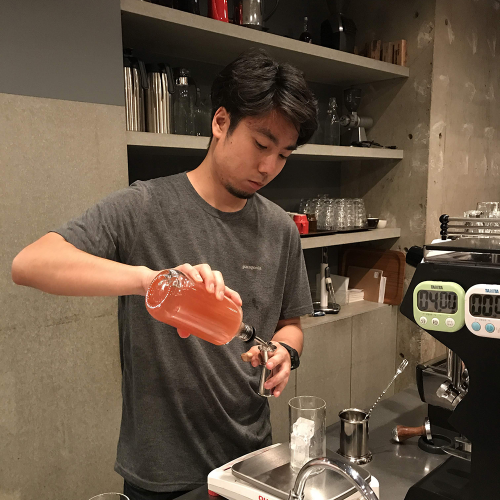
#> input picture Glitch-OpenCV/Glitch-image/01.jpg, 1000 x 1000 px (shown at 1/2 size)
$ python GlitchImg.py
#> lines starting #> are read from the running program, lines starting #| are printed output that depends on the picture; after the words box and inside, x2 and y2 are one past the last pixel; in counts of white or black regions, pixels touching at a corner belong together
import cv2
import numpy as np
import random
from datetime import datetime


img = cv2.imread("01.jpg")
#> img is the input picture: shape (1000, 1000, 3); mean B, G, R 68.8, 85.9, 103.4
img_origin = cv2.imread("01.jpg")

# img = cv2.imread("ImageSample-3.jpg")
# img_origin = cv2.imread("ImageSample-3.jpg")


"""
for a in range(100, 900):
    for b in range(100, 900):
        if a%2 == 0:
            if b%2 == 0:
                img[a,b] = 255
        else:
            if b%2 != 0:
                img[a,b] = 255
"""

MIN = 60
MAX = 130

r0 = random.randint(MIN, MAX)
r1 = random.randint(MIN, MAX)
r2 = random.randint(MIN, MAX)


r_0_10_a = random.randint(1,11)
r_0_10_b = random.randint(1,11)


r_10_10_0 = random.randint(-10,10)
r_10_10_1 = random.randint(-10,10)
r_10_10_2 = random.randint(-10,10)


r_0_20 = random.randint(1,21)
r_0_30 = random.randint(1,31)

"""
for i in range(0,995):
    for j in range(0,995):
        if
        tmp0 = img[i,j,0]
        tmp1 = img[i,j,1]
        tmp2 = img[i,j,2]
        # img[i,j] = img[i+1,j]
        img[i+1,j] = (tmp0, tmp1, tmp2)
        img[i+2,j] = (tmp0, tmp1, tmp2)
        img[i+3,j] = (tmp0, tmp1, tmp2)
        img[i+4,j] = (tmp0, tmp1, tmp2)
"""

for i in range(0,999):
    for j in range(0,999):
        if i%2 == 0:
            tmp0 = img[i,j,0]
            tmp1 = img[i,j,1]
            tmp2 = img[i,j,2]
            img[i,j] = img[i+1,j]
            img[i+1,j] = (tmp0, tmp1, tmp2)


for i in range(0,999):
    for j in range(0,999):
        if j%2 == 0:
            tmp0 = img[i,j,0]
            tmp1 = img[i,j,1]
            tmp2 = img[i,j,2]
            img[i,j] = img[i,j+1]
            img[i,j+1] = (tmp0, tmp1, tmp2)


"""
for i in range(11,988):
    for j in range(11,988):
        z = random.randint(-7,7)
        tmp0 = img[i,j,0]
        tmp1 = img[i,j,1]
        tmp2 = img[i,j,2]
        img[i,j] = img[i+z,j]
        img[i,j+z] = (tmp0, tmp1, tmp2)
"""

for i in range(51,949):
    for j in range(51,949):

        if i%r_0_10_a == 10:
            if j%r_0_10_b > 3:
                r_10_30 = random.randint(-50,50)
                for u in range(1, r_10_30):
                    img[i+u,j,0] = img[i,j,0]
                    img[i+u,j,1] = img[i,j,1]
                    img[i+u,j,2] = img[i,j,2]


for i in range(0,999):
    for j in range(0,999):

        # [10 lines of commented-out code are left out]


        if i%r_0_20 == 0:
            if img[i, j, 0] < 150:
                img[i,j,0] = img[i,j,0] + r_10_10_0
                img[i,j,1] = img[i,j,1] + r_10_10_1
                img[i,j,2] = img[i,j,2] + r_10_10_2


        if img[i, j, 0] > r1: # Blue
            ran_b = random.randint(r0, 180)
            img[i,j,0] = ran_b
            # img[i,j,0] = 0
        else:
            ran_b = random.randint(50, r0)
            img[i,j,0] = ran_b


        if img[i, j, 1] > r1: # Green
            ran_g = random.randint(r1, 180)
            img[i,j,1] = ran_g
        else:
            ran_g = random.randint(50, r1)
            img[i,j,1] = ran_g


        if img[i, j ,2] > r2: # red
            ran_r = random.randint(r2, 180)
            img[i,j,2] = ran_r
            #img[i,j,2] = img[i,j,2]-20
        else:
            ran_r = random.randint(50, r2)
            img[i,j,2] = ran_r
            # img[i,j,2] = img[i,j,2]+20


        if img[i, j ,0] > 170:
            if i%10 == 0:
                img[i,j,1] = img[i,j,1] - 20
                # img[i,j,1] = img[i,j,0]


        if img[i,j ,0] < 50:
            if img[i,j ,1] < 50:
                if img[i,j ,2] < 50:
                    if i%40 == 0:
                        img[i,j,1] = img[i,j,2] + 50
                        img[i,j,0] = img[i,j,0] + 20
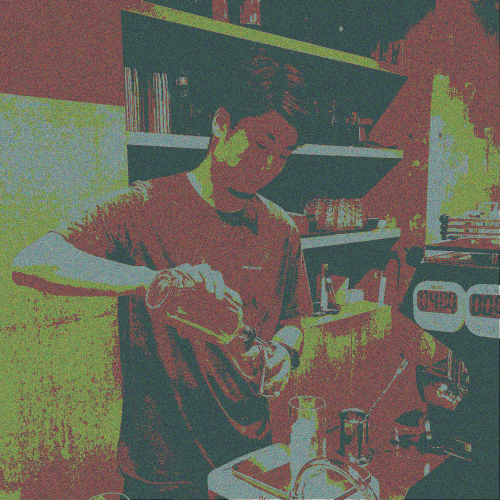
#> img: shape (1000, 1000, 3) (shown at 1/2 size); mean B, G, R 87.9, 100.9, 102.1


for i in range(0,989):
    for j in range(0,989):
        if i%10 == 0:
            tmp0 = img[i,j,0]
            tmp1 = img[i,j,1]
            tmp2 = img[i,j,2]
            img[i,j] = img[i+9,j]
            img[i+9,j] = (tmp0, tmp1, tmp2)
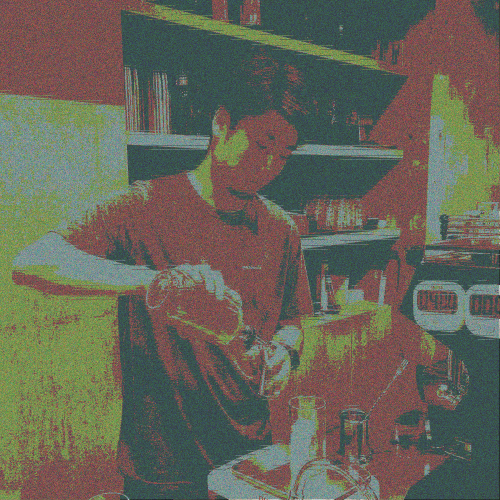
#> img: shape (1000, 1000, 3) (shown at 1/2 size); 19.58% of pixels changed, all inside (x1, y1, x2, y2) = (0, 0, 989, 990)


for i in range(0,989):
    for j in range(0,989):
        if j%10 == 0:
            tmp0 = img[i,j,0]
            tmp1 = img[i,j,1]
            tmp2 = img[i,j,2]
            img[i,j] = img[i,j+9]
            img[i,j+9] = (tmp0, tmp1, tmp2)
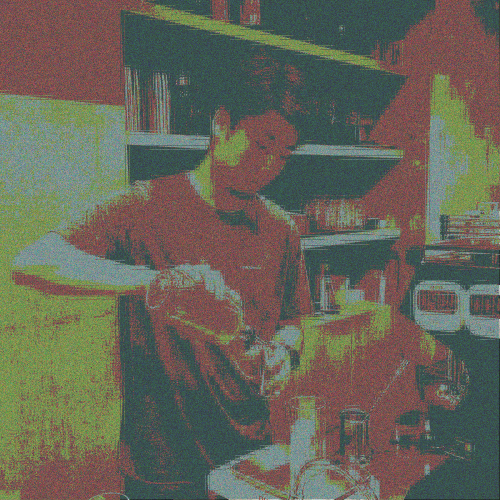
#> img: shape (1000, 1000, 3) (shown at 1/2 size); 19.58% of pixels changed, all inside (x1, y1, x2, y2) = (0, 0, 990, 989)


cv2.imshow("preview",img)
# cv2.imshow("origin",img_origin)


fileName = datetime.now().strftime("%d%H%M%S")
cv2.imwrite(("./out/" + fileName + ".jpg"), img);


cv2.waitKey(0)
cv2.destroyAllWindows()
